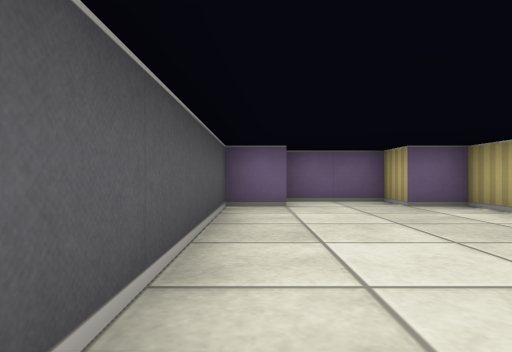
View 1 (above)

23 first-person views from a walk through a cub3D level. The camera is about half as high as the walls, looks level and sees 75° across. The floor is counted in squares. Each view is taken from the middle of a square. On the plan, view 1 faces up. The plan holds only what a view shows up to about 9 squares ahead; the rest is blank.

View 2
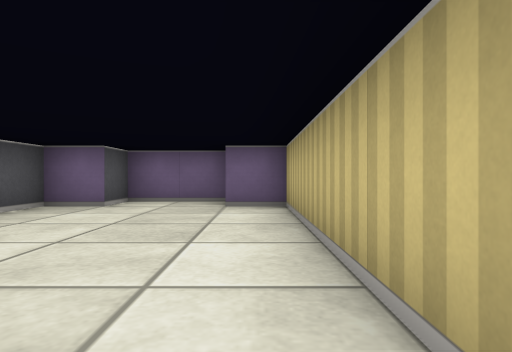

View 3
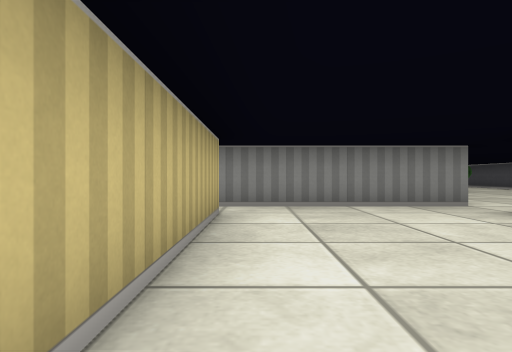

View 4
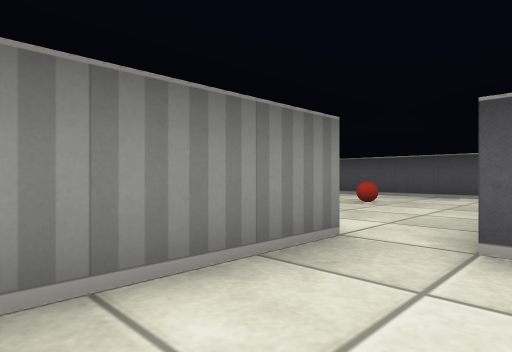

View 5
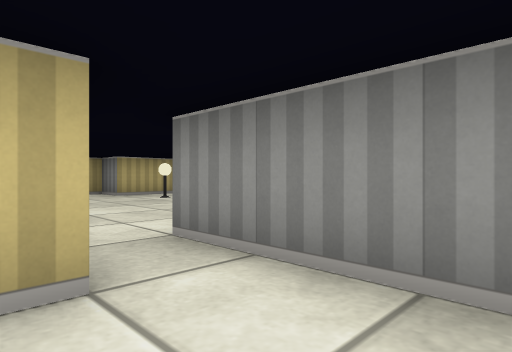

View 6
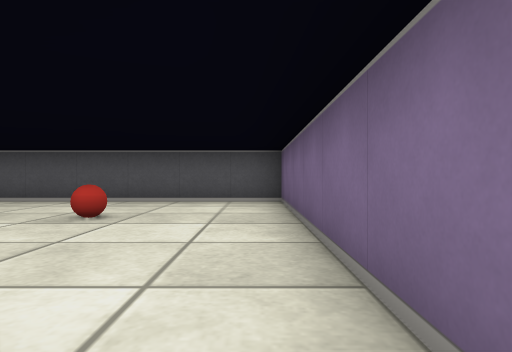

View 7
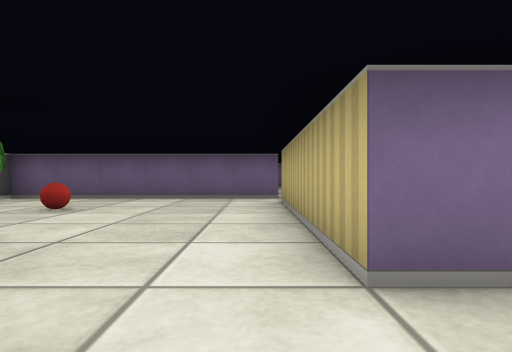

View 8
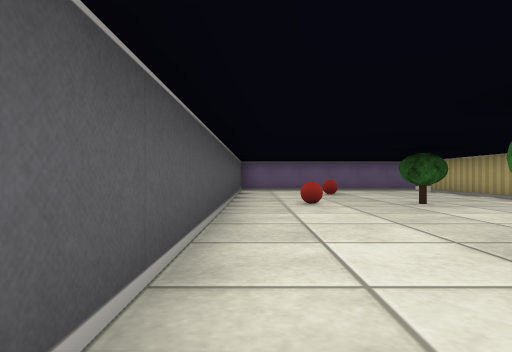

View 9
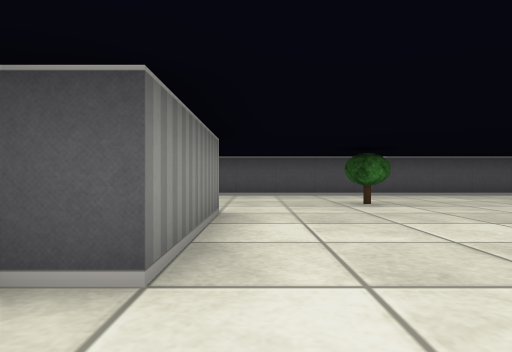

View 10
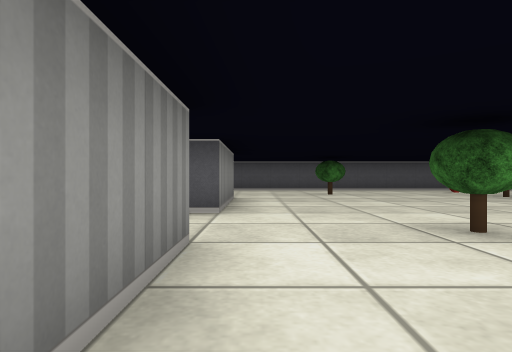

View 11
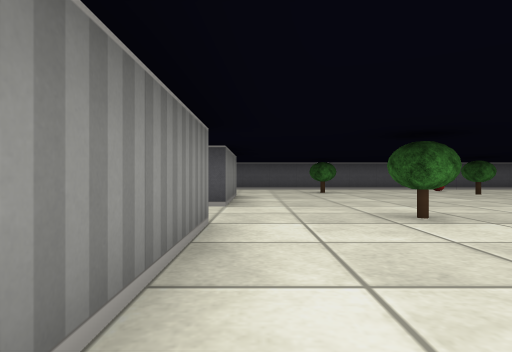

View 12
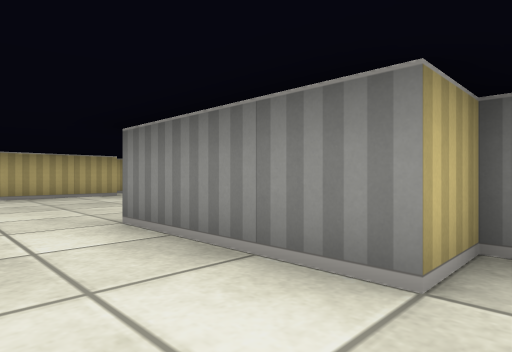

View 13
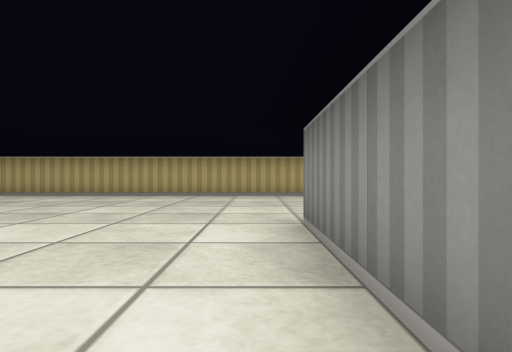

View 14
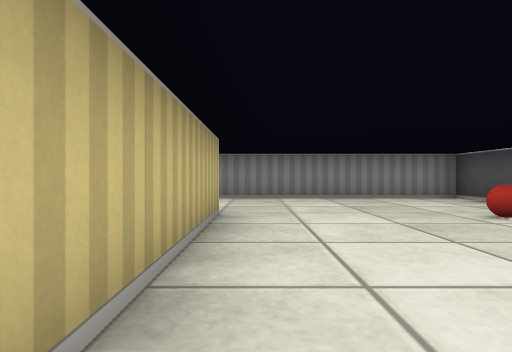

View 15
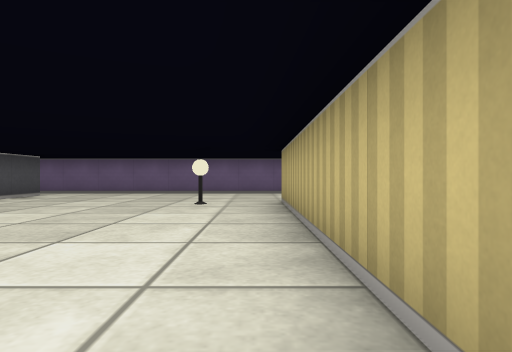

View 16
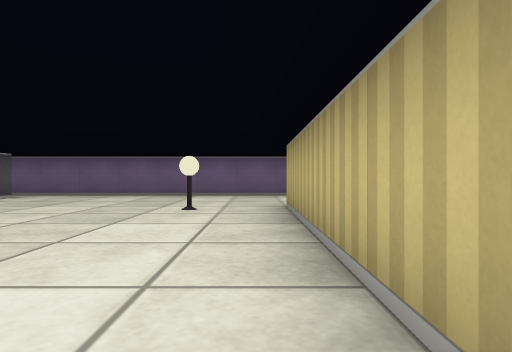

View 17
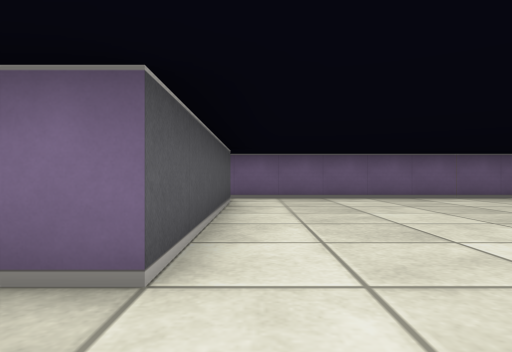

View 18
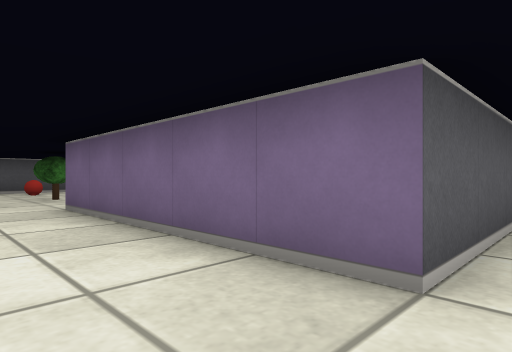

View 19
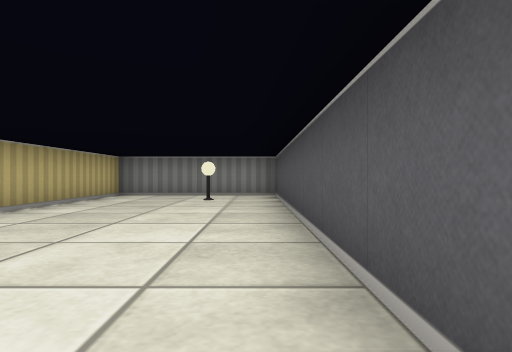

View 20
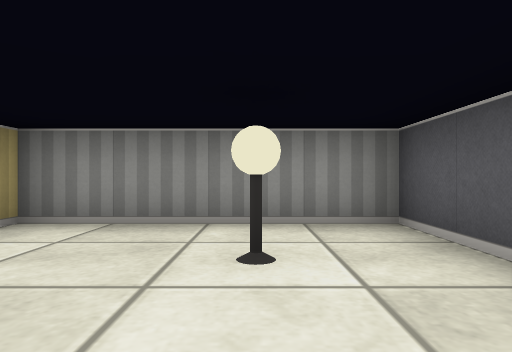

View 21
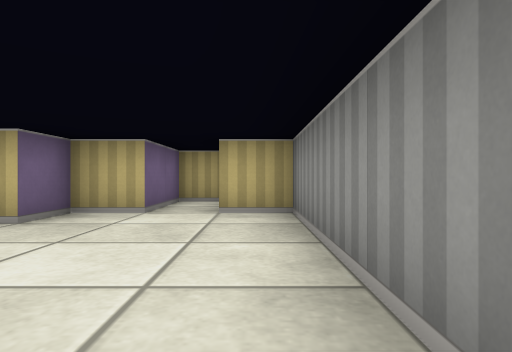

View 22
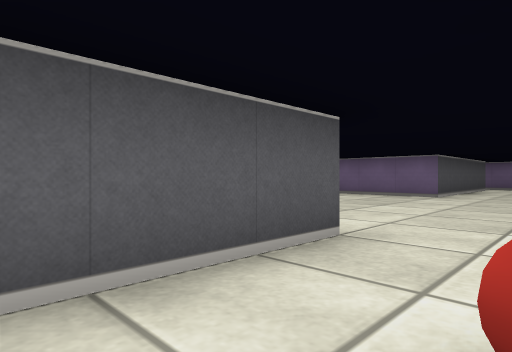

View 23
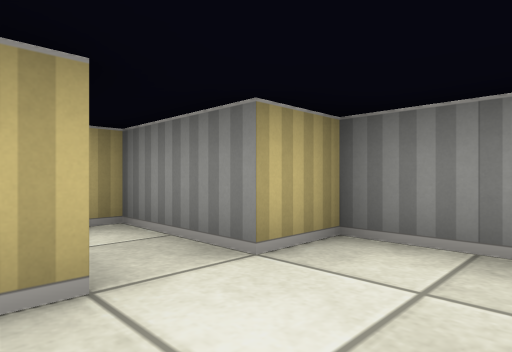

### Floor plan
Points are (right, up) in squares from view 1. A wall is a line through its corners. A room is listed if a view was taken in it or the views show most of it. See-through windows are left out.
Room 1 (views 1, 2, 3, 4, 5)
walls: (3.5, -0.6) (3.5, 5.5) (2.5, 5.5) (2.5, 6.5) (0.5, 6.5) (0.5, 5.5) (-0.5, 5.5) (-0.5, -0.5); (0.5, -1.5) (3.5, -1.5)
ways out: opening at (0, -1) to room 2; opening at (4, -1) to room 2
Room 2 (views 6, 7, 8, 9, 10, 11, 12, 13, 14, 15, 16, 17, 18, 19, 20, 21, 22, 23)
walls: (2.5, -13.5) (2.5, -12.5) (5.5, -12.5) (5.5, -17.5) (11.5, -17.5) (11.5, -16.5) (13.5, -16.5) (13.5, -15.5) (11.5, -15.5) (11.5, -14.5) (10.5, -14.5) (10.5, -3.5) (11.2, -3.5); (-2.5, -12.5) (0.5, -12.5) (0.5, -13.2); (3.5, -1.5) (4.5, -1.5) (4.5, -6.5) (-0.5, -6.5) (-0.5, -1.5) (0.5, -1.5); (-0.5, -0.5) (-6.5, -0.5) (-6.5, -17.5) (-2.5, -17.5) (-2.5, -13.5); (10.9, -0.5) (3.8, -0.5)
ways out: opening at (0, -1) to room 1; opening at (4, -1) to room 1
objects: lamp (-5, -16); ball (-5, -6); tree (-4, -10); ball (-4, -3); tree (-3, -6); tree (2, -10); ball (7, -14); lamp (9, -4)

Where each view was taken, in squares from view 1:
view 1: 0 up, 0 right, facing up
view 2: 0 up, 3 right, facing up
view 3: 4 up, 3 right, facing down
view 4: 0 up, 2 right, facing down-left
view 5: 0 up, 2 right, facing down-right
view 6: 1 down, 0 right, facing left
view 7: 8 down, 1 left, facing up
view 8: 12 down, 6 left, facing up
view 9: 12 down, 2 right, facing left
view 10: 12 down, 5 right, facing left
view 11: 12 down, 6 right, facing left
view 12: 11 down, 2 right, facing down-right
view 13: 12 down, 2 right, facing right
view 14: 10 down, 10 right, facing down
view 15: 10 down, 10 right, facing up
view 16: 9 down, 10 right, facing up
view 17: 8 down, 5 right, facing up
view 18: 8 down, 5 right, facing up-left
view 19: 9 down, 6 left, facing down
view 20: 14 down, 5 left, facing down
view 21: 17 down, 7 right, facing right
view 22: 15 down, 7 right, facing up-left
view 23: 15 down, 10 right, facing down-right
